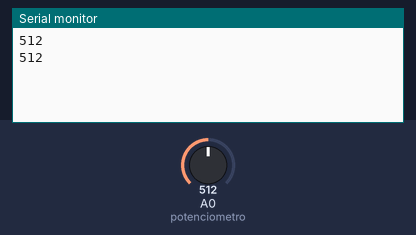
Recording of a sketch running on a simulated Arduino Uno, built with avr-gcc and run on an emulated ATmega328P. On the bench: the last lines printed to the serial monitor. Inputs (shaded band) come from the test bench; at power-on: A0 (potenciometro) = 512.

Above: at 1.2 s.
1.3 s: A0 (potenciometro) set to 306
At 2.6 s:
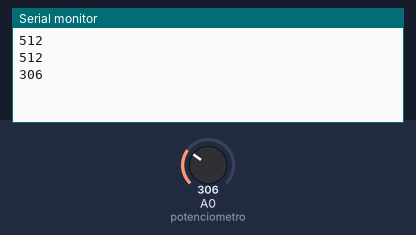
2.8 s: A0 (potenciometro) set to 122
At 3.8 s:
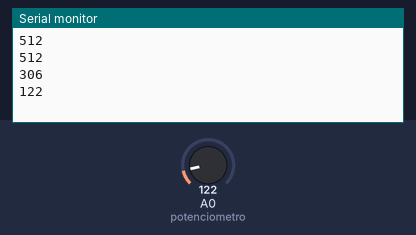
Timing chart, 0 to 5.8 s (numbered marks = the images above; inputs shaded):
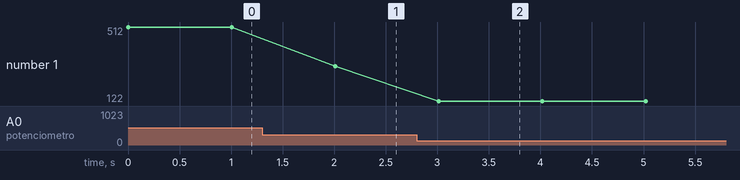

Measured:
- after the input at 1.3 s, the serial monitor: prints a new line after 0.71 s (image 1)
- after the input at 2.8 s, the serial monitor: prints a new line after 0.21 s (image 2)
- plotted number 1: 512 → 306 after the input at 1.3 s, 306 → 122 after the input at 2.8 s

The sketch:

P_4_SendDP_ValMenor.ino
```cpp
int potenciometro = A0;

int totMuestras = 30;

void setup() {
  // put your setup code here, to run once:
Serial.begin(9600);
//Serial.println();
}

int i,valor, valorMenor = 1024; //9999;

void loop() {
  // put your main code here, to run repeatedly:
  for(i=0;i<totMuestras; i++){ //-->Teorema del Limite Central
    valor = analogRead(potenciometro);

    if(valor<valorMenor){
      valorMenor = valor;
    }

  }

  //Serial.println("Valor=" + String(valor));
  Serial.println(valorMenor);
  delay(1000);
}

// /dev/cu.usbmodem1101
```
